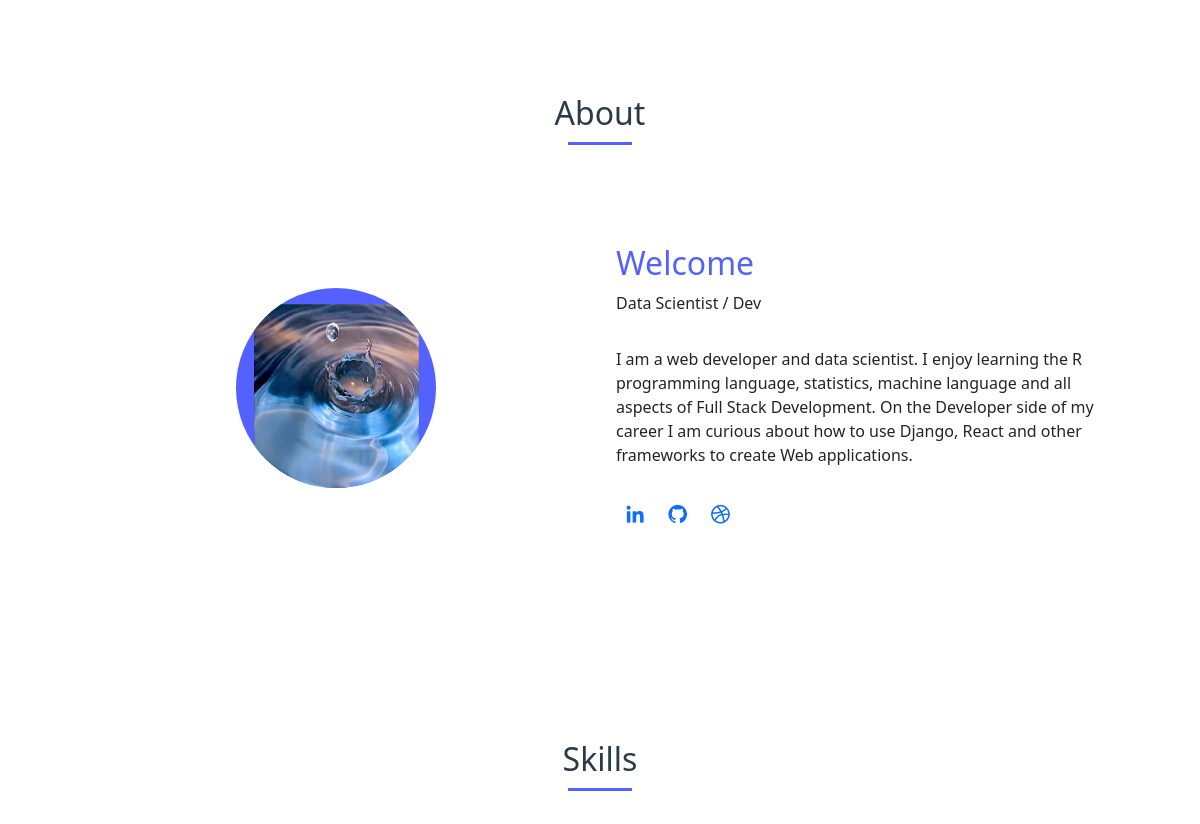
Before: / (middle part) with the older database file.
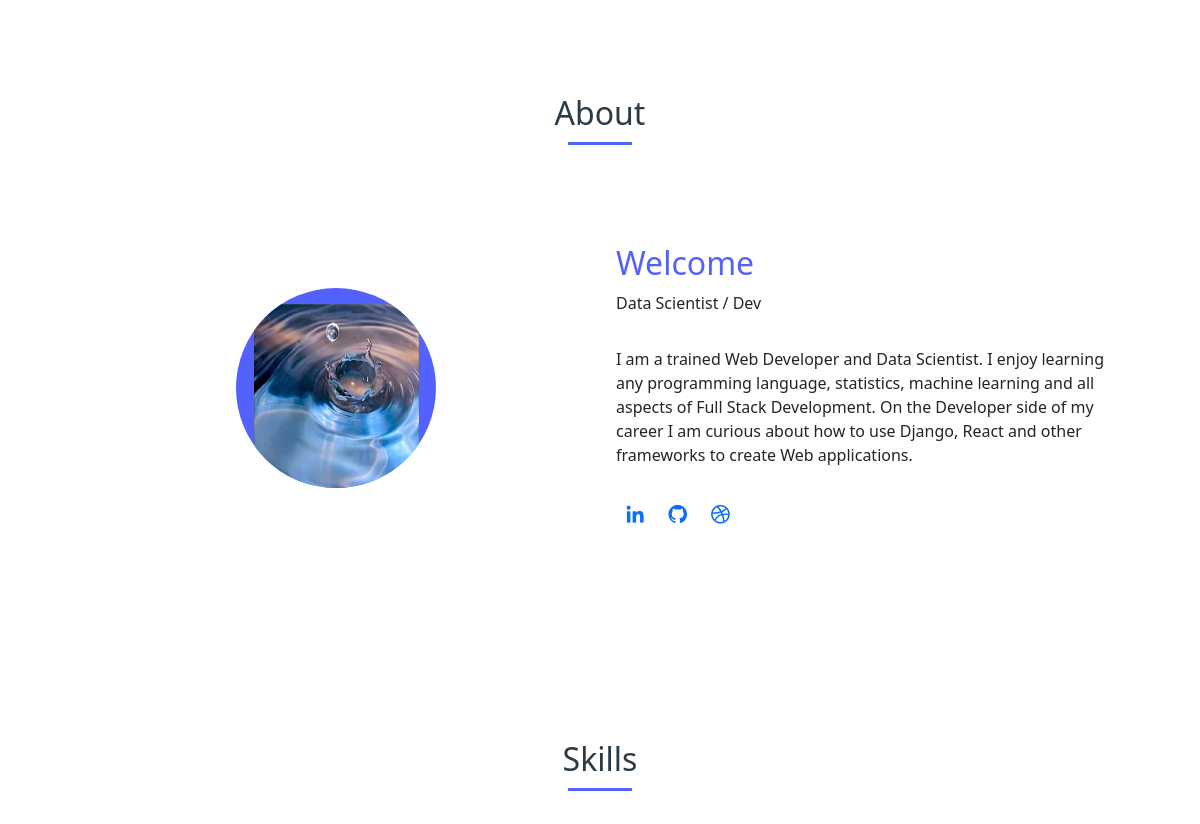
After: the same page with the newer database file.
### john/models.py (models this page shows, shortened)
class About(models.Model):
    heading = models.CharField(max_length=100)
    career = models.CharField(max_length=100)
    description = models.TextField(blank=False)
    profile_img = models.ImageField(upload_to='profile/')
    updated = models.DateTimeField(auto_now=True)

### john/views.py (the view)
# urls.py: path('', views.index, name='index'),
def index(request):
    home = Home.objects.latest('updated')
    about = About.objects.latest('updated')
    profiles = Profile.objects.filter(about=about)
    categories = Category.objects.all()
    portfolios = Portfolio.objects.all()
    context = {
       'home': home,
        'about': about,
        'profiles': profiles,
        'categories': categories,
        'portfolios': portfolios
    }
    return render(request, 'index.html', context)

### john/templates/index.html (shortened to what this page needs)
{% load static %}
<!DOCTYPE html>
    <html lang="en">
    <head>
        <link rel="stylesheet" href="{% static 'assets/css/styles.css' %}">
        <link href='https://cdn.jsdelivr.net/npm/boxicons@2.0.5/css/boxicons.min.css' rel='stylesheet'>
<link href="https://cdn.jsdelivr.net/npm/bootstrap@5.1.3/dist/css/bootstrap.min.css" rel="stylesheet">
    </head>
    <body>
        <main class="l-main">
            <section class="about section" id="about">
                <h2 class="section-title">About</h2>
                <div class="about__container bd-grid">
                    <div class="about__img">
                        <img src="{{about.profile_img.url}}" alt="">
                    </div>
                    <div>
                        <h2 class="about__subtitle">{{about.heading}}</h2>
                        <span class="about__profession">{{about.career}}</span>
                        <p class="about__text">{{about.description}}</p>
                        <div class="about__social">
                            <a href="#" class="about__social-icon"><i class='bx bxl-linkedin' ></i></a>
                            <a href="#" class="about__social-icon"><i class='bx bxl-github' ></i></a>
                            <a href="#" class="about__social-icon"><i class='bx bxl-dribbble' ></i></a>
                        </div>
                    </div>
                </div>
            </section>
            <section class="skills section" id="skills">
                <h2 class="section-title">Skills</h2>
            </section>
    </main>
    </body>
</html>

### static/assets/css/styles.css (style rules this page uses)
:root { --header-height: 3rem; --font-medium: 500; }
:root { --first-color: #5361FF; --white-color: #FAFAFF; --dark-color: #2A3B47; --text-color: #697477; }
:root { --body-font: 'Montserrat', sans-serif; --big-font-size: 6.25rem; --h2-font-size: 1.25rem; --normal-font-size: .938rem; --small-font-size: .813rem; }
@media screen and (min-width: 768px) { :root { --big-font-size: 10.5rem; --h2-font-size: 2rem; --normal-font-size: 1rem; --small-font-size: .875rem; } }
:root { --mb-1: .5rem; --mb-2: 1rem; --mb-3: 1.5rem; --mb-4: 2rem; }
:root { --z-fixed: 100; }
*,::before,::after { box-sizing: border-box; }
html { scroll-behavior: smooth; }
body { margin: var(--header-height) 0 0 0; font-family: var(--body-font); font-size: var(--normal-font-size); font-weight: var(--font-medium); color: var(--text-color); line-height: 1.6; }
h1,h2,p { margin: 0; }
a { text-decoration: none; color: var(--text-color); }
img { max-width: 100%; height: auto; display: block; }
.section { padding: 3rem 0; }
.section-title { position: relative; font-size: var(--h2-font-size); color: var(--dark-color); margin: var(--mb-4) 0; text-align: center; }
.section-title::after { position: absolute; content: ""; width: 32px; height: .18rem; left: 0; right: 0; margin: auto; top: 2rem; background-color: var(--first-color); }
.bd-grid { max-width: 1024px; display: grid; grid-template-columns: 100%; grid-column-gap: 2rem; width: calc(100% - 2rem); margin-left: var(--mb-2); margin-right: var(--mb-2); }
.about__container { justify-items: center; row-gap: 2rem; text-align: center; }
.about__img { display: flex; justify-content: center; padding-top: 1rem; width: 120px; height: 120px; background-color: var(--first-color); border-radius: 50%; overflow: hidden; }
.about__img img { width: 100px; }
.about__subtitle { font-size: var(--h2-font-size); color: var(--first-color); margin-bottom: var(--mb-1); }
.about__text { margin-bottom: var(--mb-4); }
.about__profession { display: block; margin-bottom: var(--mb-4); }
.about__social-icon { font-size: 1.4rem; margin: 0 var(--mb-1); }
@media screen and (min-width: 768px) { body { margin: 0; } }
@media screen and (min-width: 768px) { .section { padding-top: 4rem; } }
@media screen and (min-width: 768px) { .section-title { margin-bottom: 3rem; } }
@media screen and (min-width: 768px) { .section-title::after { width: 64px; top: 3rem; } }
@media screen and (min-width: 768px) { .about__container { grid-template-columns: repeat(2, 1fr); align-items: center; text-align: initial; padding: 4rem 0; } }
@media screen and (min-width: 768px) { .about__img { width: 200px; height: 200px; } }
@media screen and (min-width: 768px) { .about__img img { width: 165px; } }
@media screen and (min-width: 1024px) { .bd-grid { margin-left: auto; margin-right: auto; } }

Changed rows visible on the page:
changed About "Welcome": description "I am a web developer and data scientist. I enjoy learning the R programming language, statistics, machine language and all aspects of…" → "I am a trained Web Developer and Data Scientist. I enjoy learning any programming language, statistics, machine learning and all aspects of…"
